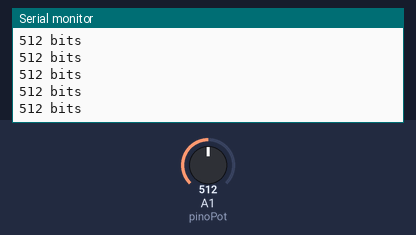
Bench run of a sketch on a simulated Arduino Uno, built with avr-gcc and run on an emulated ATmega328P. On the bench: the last lines printed to the serial monitor. The inputs (shaded band) are chosen by the test bench; at power-on: A1 (pinoPot) = 512.

Above: at 1.2 s.
1.3 s: A1 (pinoPot) set to 716
At 1.31 s:
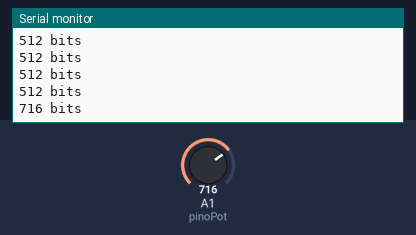
2.8 s: A1 (pinoPot) set to 900
At 2.81 s:
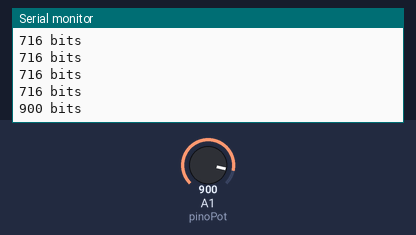
Timing chart, 0 to 5.8 s (numbered marks = the images above; inputs shaded):
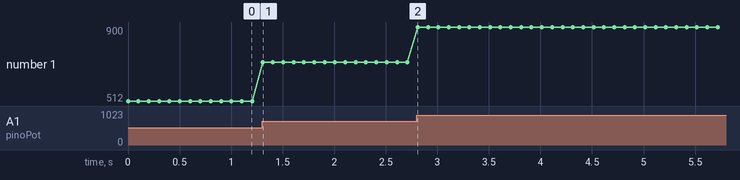

Measured:
- after the input at 1.3 s, the serial monitor: prints a new line at once (image 1)
- after the input at 2.8 s, the serial monitor: prints a new line at once (image 2)
- plotted number 1: 512 → 716 after the input at 1.3 s, 716 → 900 after the input at 2.8 s

The sketch:

potenciometro.ino
```cpp
const int pinoPot = A1; //PINO ANALÓGICO UTILIZADO PELO POTENCIÔMETRO
int leituraA5; //VARIÁVEL QUE ARMAZENA O VALOR LIDO NA PORTA ANALÓGICA

void setup(){
  pinMode(pinoPot, INPUT); //DEFINE A PORTA COMO ENTRADA
  Serial.begin(9600); //INICIALIZA A SERIAL
}
void loop(){
  leituraA5 = analogRead(pinoPot); //LÊ O VALOR NA PORTA ANALÓGICA (VALOR LIDO EM BITS QUE VAI DE 0 A 1023 BITS)
  Serial.print(leituraA5); //IMPRIME NA SERIAL O VALOR LIDO NA PORTA ANALÓGICA
  Serial.println(" bits"); //IMPRIME O TEXTO NA SERIAL
  delay(100); //INTERVALO DE 100 MILISSEGUNDOS
}
```
